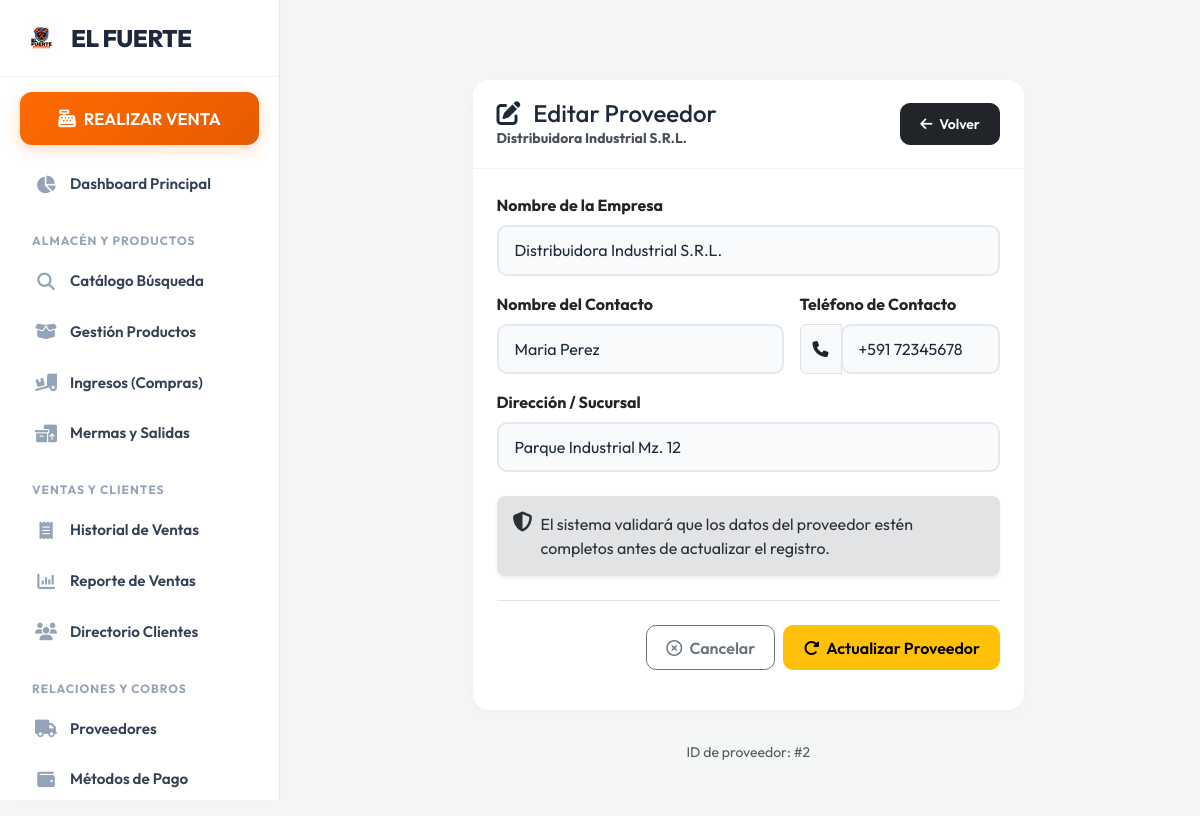
The app's page /proveedores/editar/2/ (signed in) with its own data.
### producto/models.py (models this page shows, shortened)
class Proveedor(models.Model):
    nombre_empresa = models.CharField(
        max_length=150,
        validators=[MaxLengthValidator(150)],
    )
    contacto = models.CharField(
        max_length=100,
        validators=[MaxLengthValidator(100)],
    )
    telefono = models.CharField(
        max_length=20,
        validators=[MaxLengthValidator(20), telefono_validator],
    )
    direccion = models.CharField(
        max_length=255,
        validators=[MaxLengthValidator(255)],
    )
    class Meta:
        verbose_name = "proveedor"
        verbose_name_plural = "proveedores"
        ordering = ["nombre_empresa"]
        indexes = [
            models.Index(fields=["nombre_empresa"]),
            models.Index(fields=["telefono"]),
        ]

### producto/views.py (the view, shortened to what this page needs)
# urls.py: path('proveedores/editar/<int:proveedor_id>/', views.editar_proveedor, name='editar_proveedor'),
@requiere_permiso("change_proveedor")
def editar_proveedor(request, proveedor_id):
    proveedor = get_object_or_404(Proveedor, id=proveedor_id)
    form = ProveedorForm(request.POST or None, instance=proveedor)
    return render(request, "editar_proveedor.html", {"proveedor": proveedor, "form": form})

### producto/forms.py (shortened to what this page needs)
class ProveedorForm(BootstrapFormMixin, forms.ModelForm):
    class Meta:
        model = Proveedor
        fields = ["nombre_empresa", "contacto", "telefono", "direccion"]
        widgets = {
            "nombre_empresa": forms.TextInput(attrs={
                "maxlength": 150,
                "required": True,
                "autocomplete": "organization",
            }),
            "contacto": forms.TextInput(attrs={
                "maxlength": 100,
                "required": True,
                "autocomplete": "name",
            }),
            "telefono": forms.TextInput(attrs={
                "maxlength": 20,
                "required": True,
                "pattern": r"[0-9+\-\s]+",
                "inputmode": "tel",
                "autocomplete": "tel",
            }),
            "direccion": forms.TextInput(attrs={
                "maxlength": 255,
                "required": True,
                "autocomplete": "street-address",
            }),
        }
    def __init__(self, *args, **kwargs):
        super().__init__(*args, **kwargs)
        self._apply_bootstrap()

### administracion/context_processors.py (called while the page is built, shortened)
def permisos_usuario(request):
    if request.user.is_authenticated:
        if request.user.is_superuser:
            from django.contrib.auth.models import Permission
            todos_los_permisos = Permission.objects.exclude(
                content_type__app_label__in=['admin', 'auth', 'contenttypes', 'sessions']
            ).values_list('codename', flat=True)
            return {'perms_ferreteria': list(todos_los_permisos)}
    return {'perms_ferreteria': []}

### producto/forms.py (called while the page is built)
    def _apply_bootstrap(self):
        for field in self.fields.values():
            widget = field.widget
            if isinstance(widget, forms.Select):
                widget.attrs.setdefault("class", "form-select")
            elif isinstance(widget, forms.Textarea):
                widget.attrs.setdefault("class", "form-control")
                widget.attrs.setdefault("rows", 2)
            else:
                widget.attrs.setdefault("class", "form-control")

### templates/editar_proveedor.html (shortened to what this page needs)
{% extends 'base.html' %}
{% block contenido %}
<div class="container-fluid px-0">
    <div class="row justify-content-center">
        <div class="col-12 col-lg-8">
            <div class="card shadow border-0 rounded-4 mt-3">
                <div class="card-header bg-warning text-dark py-3 rounded-top-4">
                    <div class="d-flex align-items-center justify-content-between flex-wrap gap-2">
                        <div>
                            <h4 class="mb-0">
                                <i class="fa-solid fa-pen-to-square me-2"></i>
                                Editar Proveedor
                            </h4>
                            <small class="text-dark-emphasis">{{ proveedor.nombre_empresa }}</small>
                        </div>
                        <a href="{% url 'lista_proveedores' %}" class="btn btn-dark btn-sm">
                            <i class="fa-solid fa-arrow-left me-1"></i>
                            Volver
                        </a>
                    </div>
                </div>
                <div class="card-body p-4">
                    <form action="{% url 'editar_proveedor' proveedor.id %}" method="POST" novalidate>
                        <div class="mb-3">
                            <label for="{{ form.nombre_empresa.id_for_label }}" class="form-label fw-bold">
                                Nombre de la Empresa
                            </label>
                            {{ form.nombre_empresa }}
                        </div>
                        <div class="row g-3 mb-3">
                            <div class="col-12 col-md-7">
                                <label for="{{ form.contacto.id_for_label }}" class="form-label fw-bold">
                                    Nombre del Contacto
                                </label>
                                {{ form.contacto }}
                            </div>
                            <div class="col-12 col-md-5">
                                <label for="{{ form.telefono.id_for_label }}" class="form-label fw-bold">
                                    Teléfono de Contacto
                                </label>
                                <div class="input-group">
                                    <span class="input-group-text bg-light">
                                        <i class="fa-solid fa-phone"></i>
                                    </span>
                                    {{ form.telefono }}
                                </div>
                            </div>
                        </div>
                        <div class="mb-4">
                            <label for="{{ form.direccion.id_for_label }}" class="form-label fw-bold">
                                Dirección / Sucursal
                            </label>
                            {{ form.direccion }}
                        </div>
                        <div class="alert alert-secondary border-0 shadow-sm rounded-3 py-3">
                            <div class="d-flex gap-2">
                                <i class="fa-solid fa-shield-halved fs-5"></i>
                                <div>
                                    El sistema validará que los datos del proveedor estén completos antes de actualizar el registro.
                                </div>
                            </div>
                        </div>
                        <div class="border-top pt-4 mt-4 d-flex flex-column flex-md-row gap-2 justify-content-md-end">
                            <a href="{% url 'lista_proveedores' %}" class="btn btn-outline-secondary px-4">
                                <i class="fa-regular fa-circle-xmark me-1"></i>
                                Cancelar
                            </a>
                            <button type="submit" class="btn btn-warning px-4">
                                <i class="fa-solid fa-rotate-right me-1"></i>
                                Actualizar Proveedor
                            </button>
                        </div>
                    </form>
                </div>
            </div>
            <div class="text-center text-muted small mt-3">
                ID de proveedor: #{{ proveedor.id }}
            </div>
        </div>
    </div>
</div>
{% endblock %}

### templates/base.html (style rules this page uses)
:root { --primary: #ff6a00; --primary-dark: #e65c00; --secondary: #1e293b; --bg-color: #f4f7f6; --sidebar-bg: #ffffff; --card-bg: #ffffff; --text-main: #334155; --sidebar-width: 280px; }
body { font-family: 'Outfit', sans-serif; background-color: var(--bg-color); color: var(--text-main); margin: 0; display: flex; min-height: 100vh; }
.container, .container-fluid { padding: 2rem; max-width: 1400px; }
.card { background: var(--card-bg); border: none !important; border-radius: 16px !important; box-shadow: 0 4px 20px rgba(0,0,0,0.03) !important; margin-bottom: 2rem; }
.card-header { background: transparent !important; border-bottom: 1px solid #f1f5f9 !important; padding: 1.2rem 1.5rem !important; font-weight: 700 !important; color: var(--secondary) !important; }
.btn { border-radius: 10px !important; font-weight: 600 !important; padding: 0.6rem 1.2rem !important; }
.form-control, .form-select { border-radius: 10px !important; border: 2px solid #e2e8f0 !important; padding: 0.7rem 1rem !important; background: #f8fafc !important; color: var(--secondary) !important; }

### records on screen
Proveedor: nombre_empresa "Distribuidora Industrial S.R.L.", contacto "Maria Perez", telefono "+591 72345678", direccion "Parque Industrial Mz. 12", id "2"
